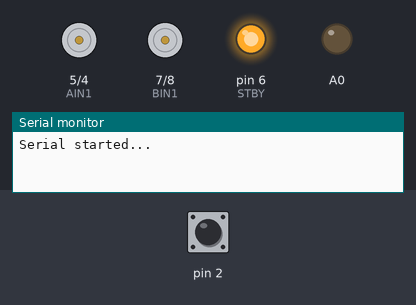
Recording of a sketch running on a simulated Arduino Uno, built with avr-gcc and run on an emulated ATmega328P. On the bench: motor-driver pin pairs drawn as motors (green arrow = first pin HIGH = forward, orange = second pin HIGH = backward, longer = more drive, scaled by the enable pin, stopped while the standby pin is LOW), output pins drawn as LEDs (lit = HIGH), the last lines printed to the serial monitor. The inputs (shaded band) are chosen by the test bench; at power-on: pin 2 HIGH.

Above: at 0.9 s.
1.0 s: pin 2 pulled LOW for 0.15 s
At 2.0 s:
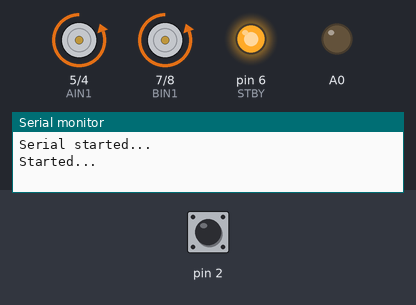
At 4.6 s:
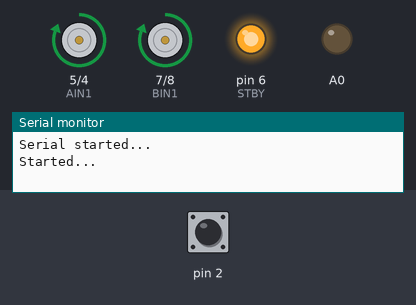
Timing chart, 0 to 6.7 s (numbered marks = the images above; inputs shaded):
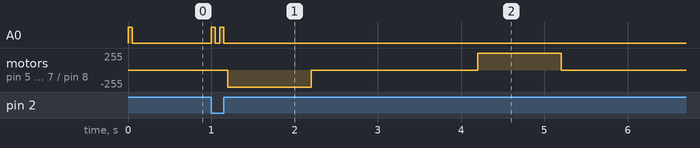

Measured:
- after the input at 1.0 s, A0: alternates HIGH for 0.05 s and LOW for 0.05 s, 4 changes in all, then stays LOW, starting at once; motor on pin 5 (AIN1) / pin 4 (AIN2), motor on pin 7 (BIN1) / pin 8 (BIN2): stopped → backward 255/255 after 0.20 s, → stopped 1.0 s later, → forward 255/255 2.0 s later, → stopped 1.0 s later

The sketch:

moon-light-robot-firmware.ino
```cpp
#define PWMB 9
#define BIN2 8
#define BIN1 7
#define STBY 6
#define AIN1 5
#define AIN2 4
#define PWMA 3
void setup() {
  // put your setup code here, to run once:
  Serial.begin(115200);
  Serial.println("Serial started...");

  pinMode(PWMB, OUTPUT);
  pinMode(BIN2, OUTPUT);
  pinMode(BIN1, OUTPUT);
  pinMode(STBY, OUTPUT);
  pinMode(AIN1, OUTPUT);
  pinMode(AIN2, OUTPUT);
  pinMode(PWMA, OUTPUT);
  pinMode(2, INPUT_PULLUP);
  pinMode(A0, OUTPUT);
  buzzer(1);
  do {
    digitalWrite(STBY, 1);

    car();

  } while (digitalRead(2) != LOW);
  digitalWrite(STBY, 1);

  Serial.println("Started...");
  buzzer(2);
  //   motor(255, 255);
  //   delay(2000);
  //   motor(0, 0);


  motor(-255, 255);
  delay(1000);
  motor(0, 0);
  delay(2000);
  motor(255, -255);
  delay(1000);

  motor(0, 0);

  // delay(2500);
  // motor(-155, -155);
  // motor(-255, -255);
  // delay(1500);
  // motor(0, 0);
}

void loop() {
  // put your main code here, to run repeatedly:
}
void checkFront() {
  delay(1000);
  motor(255, 255);
  delay(2000);
  motor(0, 0);
  delay(5000);
  motor(-255, -255);
  delay(2000);
  motor(0, 0);
  delay(2000);
}
void checkRight() {
  delay(500);
  motor(-255, 255);
  delay(500);
  motor(0, 0);
  delay(2000);
  motor(255, -255);
  delay(600);
  motor(0, 0);
  delay(2000);
}
void car() {
  if (Serial.available() > 0) {
    char move = Serial.read();
    // Serial.println(move);
    motor(0, 0);
    switch (move) {
      case 'F':
        delay(500);
        motor(255, 255);
        delay(1000);
        motor(0, 0);
        delay(2500);

        break;
      case 'R':
        delay(500);
        motor(-255, 255);
        delay(500);
        motor(0, 0);
        delay(2500);

        break;
      case 'L':
        delay(500);
        motor(255, -255);
        delay(500);
        motor(0, 0);
        delay(2500);

        break;
    }
  }
}

void buzzer(int count) {
  for (int i = 0; i < count; i++) {
    digitalWrite(A0, 1);
    delay(50);
    digitalWrite(A0, 0);
    delay(50);
  }
}
void motor(int pwma, int pwmb) {

  analogWrite(PWMA, abs(pwma));
  analogWrite(PWMB, abs(pwmb));
  if (pwma < 0) {
    digitalWrite(AIN1, 0);
    digitalWrite(AIN2, 1);
  } else if (pwma > 0) {
    digitalWrite(AIN1, 1);
    digitalWrite(AIN2, 0);
  }
  if (pwmb > 0) {
    digitalWrite(BIN1, 0);
    digitalWrite(BIN2, 1);
  } else if (pwmb < 0) {
    digitalWrite(BIN1, 1);
    digitalWrite(BIN2, 0);
  }
}
```
